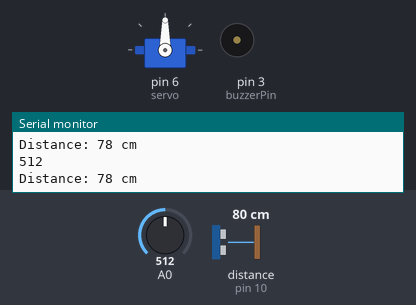
Recording of a sketch running on a simulated Arduino Uno, built with avr-gcc and run on an emulated ATmega328P. On the bench: servo, buzzer (waves = sounding), the last lines printed to the serial monitor. Wiring (inferred from the names in the program): ultrasonic range finder: trigger pin 9; echo pin 10. The inputs (shaded band) are chosen by the test bench; at power-on: distance to the obstacle (sensor on pin 10) 80 cm, A0 = 512. The echo pulse lasts 58.3 µs per cm.

Above: at 1.2 s.
1.3 s: distance to the obstacle (sensor on pin 10) set to 8 cm
2.8 s: distance to the obstacle (sensor on pin 10) set to 5 cm
At 3.3 s:
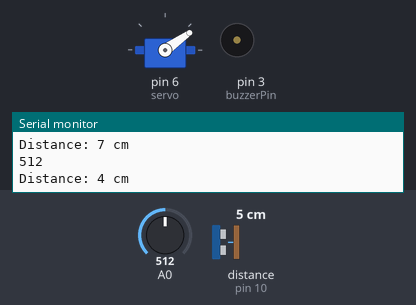
At 5.3 s:
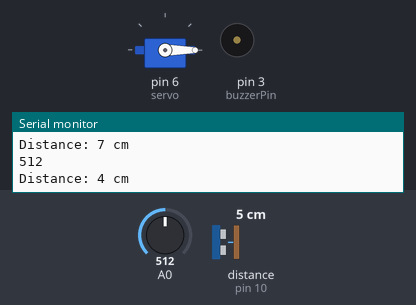
Timing chart, 0 to 13.3 s (numbered marks = the images above; inputs shaded):
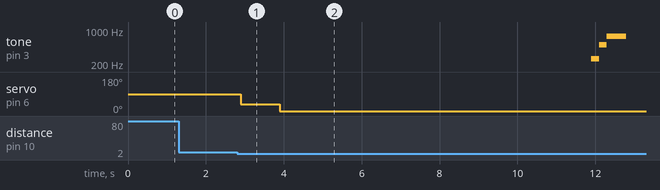

Measured:
- the behaviour switches between 7 and 6 cm on distance to the obstacle (sensor on pin 10) (found by bisection; images 0 and 1)
- after the input at 2.8 s, tone on pin 3 (buzzerPin): silent → 256 Hz after 9.1 s, → 500 Hz 0.20 s later, → 750 Hz 0.20 s later, → silent 0.50 s later; servo on pin 6 (servo): 90° → 35° after 0.10 s, → 0° 1.0 s later

The sketch:

servo_senser_buser.ino
```cpp
// 초음파 센서로 물건 접근 인식 -> 조도 센서 빛 감지 체크 -> 모터 작동 -> 모터 작동 끝날시 부저 작동
#include <Servo.h>
#define trigPin 9
#define echoPin 10
#define thresholdDistance 5 // 거리 임계값 (단위: cm)
#define buzzerPin 3 // 부저를 3번 핀에 연결

Servo servo;
int check;

void setup() {
  int check = 0;
  Serial.begin(9600);
  servo.attach(6); // 서보 모터를 6번 핀에 연결
  pinMode(trigPin, OUTPUT);
  pinMode(echoPin, INPUT);
  pinMode(buzzerPin, OUTPUT); // 부저를 출력 핀으로 설정
}

void loop() {
  int readValue = analogRead(A0);
  Serial.println(readValue);
  long duration, distance;

  digitalWrite(trigPin, LOW);
  delayMicroseconds(2);
  digitalWrite(trigPin, HIGH);
  delayMicroseconds(10);
  digitalWrite(trigPin, LOW);

  duration = pulseIn(echoPin, HIGH);
  distance = duration * 0.034 / 2;

  Serial.print("Distance: ");
  Serial.print(distance);
  Serial.println(" cm");

  if (distance <= thresholdDistance && check == 0) {
    // 거리가 임계값 이하이고 check가 0일 때
    servo.write(35); // 서보 모터를 원하는 각도로 회전
    delay(1000); // 모터가 움직이는 시간을 대기
    servo.write(0); // 서보 모터를 초기 위치로 회전
    delay(8000);
    tone(buzzerPin, 256); // 부저의 주파수를 설정하여 소리를 발생
    delay(200); // 소리를 내는 시간을 대기
    tone(buzzerPin, 500); // 부저의 주파수를 설정하여 소리를 발생
    delay(200); // 소리를 내는 시간을 대기
    tone(buzzerPin, 750); // 부저의 주파수를 설정하여 소리를 발생
    delay(500); // 소리를 내는 시간을 대기
    noTone(buzzerPin); // 부저의 소리를 멈춤
    check = 1; // check를 1로 설정하여 다음 루프에서 이 부분을 무시함
  } else if (distance > thresholdDistance && check == 1) {
    // 거리가 임계값을 초과하고 check가 1일 때
    check = 0; // check를 0으로 설정하여 다음 루프에서 다시 체크할 수 있도록 함
  }

  delay(100); // 일정 시간 간격으로 거리 측정을 반복
}
```
